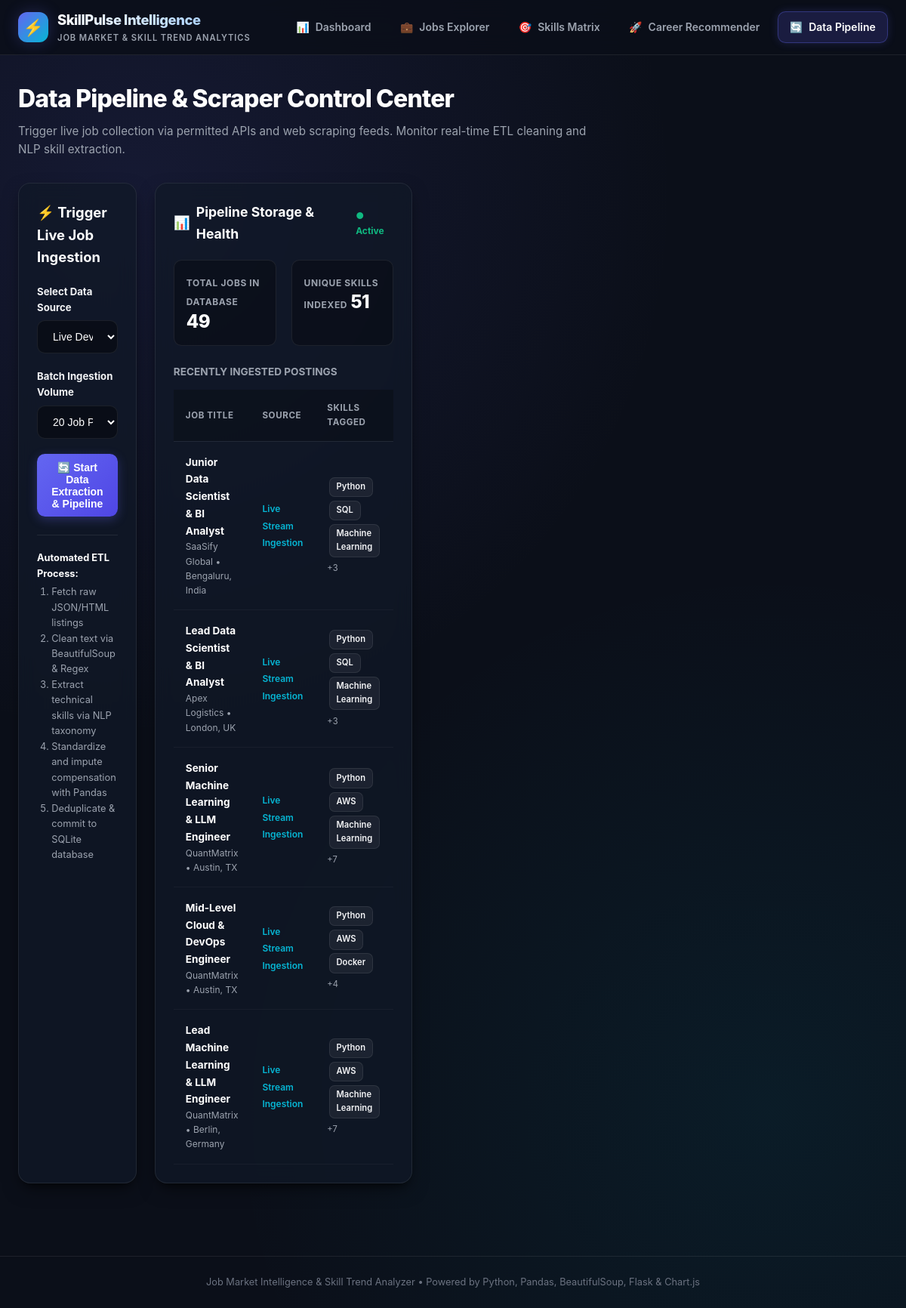
/scraper, run on an earlier commit of the app's database.
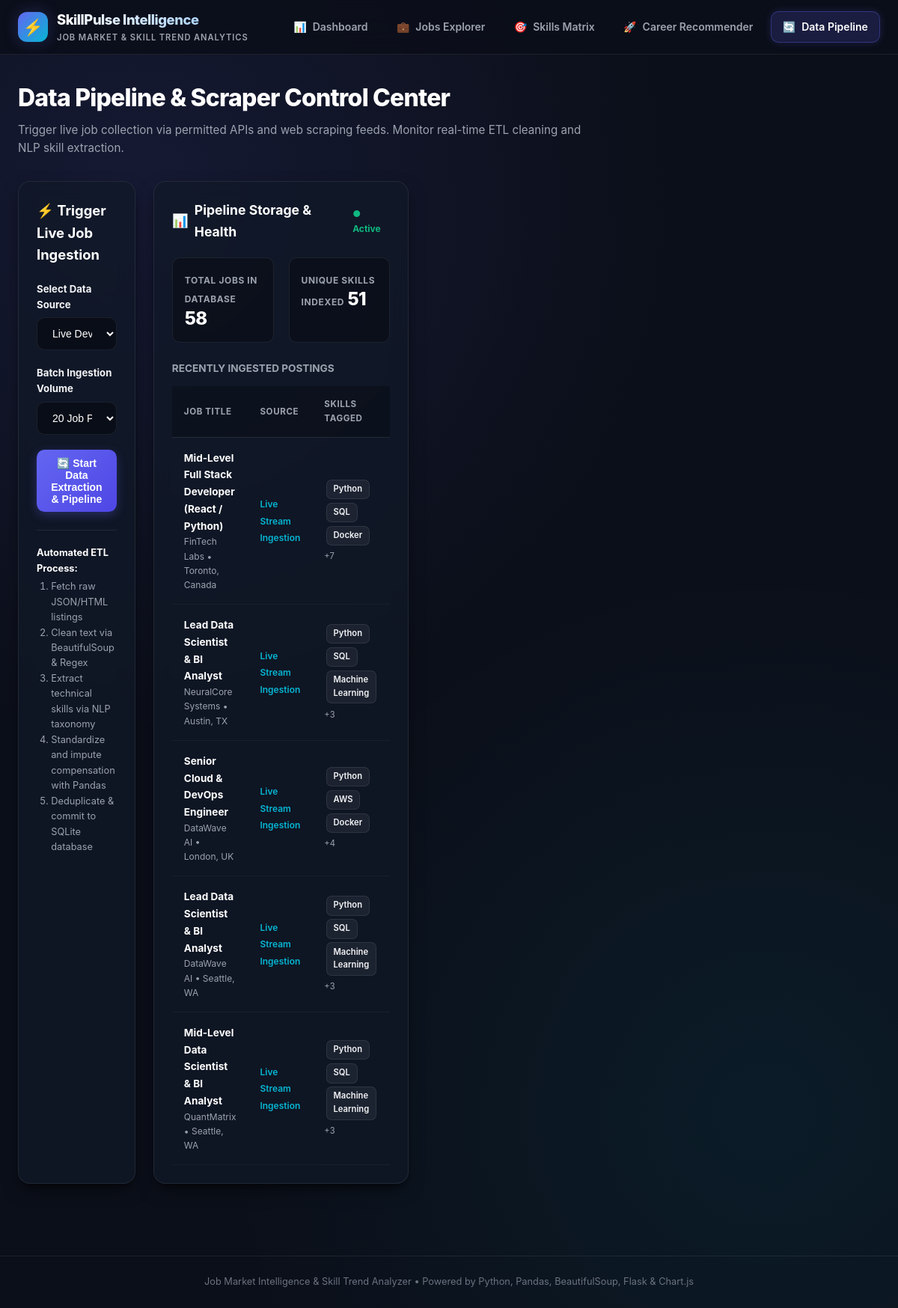
And on a later commit of the database.
### models.py (models this page shows, shortened)
class Job(Base):
    __tablename__ = 'jobs'
    id = Column(Integer, primary_key=True)
    title = Column(String(255), nullable=False)
    company = Column(String(255), nullable=False)
    location = Column(String(255), default='Remote')
    work_mode = Column(String(50), default='Remote')  # Remote, Hybrid, Onsite
    experience_level = Column(String(50), default='Mid Level')  # Entry Level, Mid Level, Senior Level, Lead
    role_category = Column(String(100), default='Software Engineer')
    min_salary = Column(Float, nullable=True)
    max_salary = Column(Float, nullable=True)
    avg_salary = Column(Float, nullable=True)
    currency = Column(String(10), default='USD')
    description = Column(Text, nullable=False)
    url = Column(String(500), nullable=True)
    source = Column(String(100), default='Scraped')
    posted_date = Column(DateTime, default=datetime.utcnow)
    created_at = Column(DateTime, default=datetime.utcnow)
    skills = relationship('Skill', secondary=job_skills, back_populates='jobs')
    def to_dict(self):
        return {
            'id': self.id,
            'title': self.title,
            'company': self.company,
            'location': self.location,
            'work_mode': self.work_mode,
            'experience_level': self.experience_level,
            'role_category': self.role_category,
            'min_salary': self.min_salary,
            'max_salary': self.max_salary,
            'avg_salary': self.avg_salary,
            'currency': self.currency,
            'description': self.description,
            'url': self.url,
            'source': self.source,
            'posted_date': self.posted_date.strftime('%Y-%m-%d') if self.posted_date else None,
            'skills': [s.name for s in self.skills]
        }

class Skill(Base):
    __tablename__ = 'skills'
    id = Column(Integer, primary_key=True)
    name = Column(String(100), unique=True, nullable=False)
    category = Column(String(100), default='General')  # Languages, Frameworks, AI/ML, Databases, DevOps, etc.
    description = Column(String(255), nullable=True)
    jobs = relationship('Job', secondary=job_skills, back_populates='skills')

### app.py (the view)
@app.route('/scraper')
def scraper_control():
    session = SessionLocal()
    try:
        total_jobs = session.query(Job).count()
        total_skills = session.query(Skill).count()
        recent_jobs = session.query(Job).order_by(Job.id.desc()).limit(5).all()
        recent_jobs_dict = [j.to_dict() for j in recent_jobs]
    finally:
        session.close()
    return render_template(
        'scraper.html',
        total_jobs=total_jobs,
        total_skills=total_skills,
        recent_jobs=recent_jobs_dict
    )

### app.py (called while the page is built)
@app.context_processor
def inject_global_data():
    return {
        'target_roles': Config.TARGET_ROLES,
        'all_skills': sorted(list(SKILL_TAXONOMY.keys()))
    }

### templates/scraper.html (shortened to what this page needs)
{% extends "base.html" %}
{% block content %}
<div class="page-header">
    <h1 class="page-title">Data Pipeline & Scraper Control Center</h1>
    <p class="page-desc">
        Trigger live job collection via permitted APIs and web scraping feeds. Monitor real-time ETL cleaning and NLP skill extraction.
    </p>
</div>
<div class="charts-grid">
    <div class="card col-5">
        <h3 style="font-size: 1.15rem; font-weight: 700; color: #fff; margin-bottom: 1.25rem;">
            <span>⚡</span> Trigger Live Job Ingestion
        </h3>
        <form method="POST" action="{{ url_for('api_trigger_scrape') }}">
            <div class="form-group">
                <label for="source_type">Select Data Source</label>
                <select id="source_type" name="source_type" class="form-control">
                    <option value="stream">Live Developer Market Stream (Instant / Diverse)</option>
                </select>
            </div>
            <div class="form-group">
                <label for="count">Batch Ingestion Volume</label>
                <select id="count" name="count" class="form-control">
                    <option value="20" selected>20 Job Postings</option>
                </select>
            </div>
            <button type="submit" class="btn btn-primary" style="width: 100%;">
                🔄 Start Data Extraction & Pipeline
            </button>
        </form>
        <div style="margin-top: 1.5rem; padding-top: 1.25rem; border-top: 1px solid var(--border-color); font-size: 0.8rem; color: var(--text-muted);">
            <strong style="color: #fff; display: block; margin-bottom: 0.25rem;">Automated ETL Process:</strong>
            <ol style="margin-left: 1.2rem; line-height: 1.6;">
                <li>Fetch raw JSON/HTML listings</li>
                <li>Clean text via BeautifulSoup & Regex</li>
                <li>Extract technical skills via NLP taxonomy</li>
                <li>Standardize and impute compensation with Pandas</li>
                <li>Deduplicate & commit to SQLite database</li>
            </ol>
        </div>
    </div>
    <div class="card col-7">
        <div class="chart-header">
            <div class="chart-title">
                <span>📊</span> Pipeline Storage & Health
            </div>
            <span style="font-size: 0.75rem; color: var(--accent-success); font-weight: 700;">● Active</span>
        </div>
        <div class="kpi-grid" style="grid-template-columns: 1fr 1fr; margin-bottom: 1.5rem;">
            <div style="background: rgba(0,0,0,0.3); padding: 1rem; border-radius: 0.65rem; border: 1px solid var(--border-color);">
                <span class="kpi-label">Total Jobs in Database</span>
                <span class="kpi-value" style="font-size: 1.5rem;">{{ total_jobs }}</span>
            </div>
            <div style="background: rgba(0,0,0,0.3); padding: 1rem; border-radius: 0.65rem; border: 1px solid var(--border-color);">
                <span class="kpi-label">Unique Skills Indexed</span>
                <span class="kpi-value" style="font-size: 1.5rem;">{{ total_skills }}</span>
            </div>
        </div>
        <h4 style="font-size: 0.85rem; text-transform: uppercase; color: var(--text-muted); font-weight: 700; margin-bottom: 0.75rem;">
            Recently Ingested Postings
        </h4>
        <div class="table-container">
            <table class="data-table">
                <thead>
                    <tr>
                        <th>Job Title</th>
                        <th>Source</th>
                        <th>Skills Tagged</th>
                    </tr>
                </thead>
                <tbody>
                    {% for j in recent_jobs %}
                    <tr>
                        <td>
                            <strong style="color: #fff; font-size: 0.85rem;">{{ j.title }}</strong>
                            <div style="font-size: 0.75rem; color: var(--text-muted);">{{ j.company }} • {{ j.location }}</div>
                        </td>
                        <td>
                            <span style="font-size: 0.75rem; color: var(--accent-secondary); font-weight: 600;">{{ j.source }}</span>
                        </td>
                        <td>
                            {% for s in j.skills[:3] %}
                                <span class="skill-badge" style="font-size: 0.7rem;">{{ s }}</span>
                            {% endfor %}
                            {% if j.skills|length > 3 %}
                                <span style="font-size: 0.7rem; color: var(--text-muted);">+{{ j.skills|length - 3 }}</span>
                            {% endif %}
                        </td>
                    </tr>
                    {% else %}
                    <tr>
                        <td colspan="3" style="text-align: center; color: var(--text-dim); padding: 1.5rem;">No postings recorded yet.</td>
                    </tr>
                    {% endfor %}
                </tbody>
            </table>
        </div>
    </div>
</div>
{% endblock %}

### templates/base.html (shortened to what this page needs)
<!DOCTYPE html>
<html lang="en">
<head>
    <link rel="stylesheet" href="{{ url_for('static', filename='css/styles.css') }}">
</head>
<body>
    <header class="header">
        <div class="container nav-container">
            <a href="{{ url_for('dashboard') }}" class="brand">
                <div class="brand-icon">⚡</div>
                <div>
                    <div class="brand-title">SkillPulse Intelligence</div>
                    <div class="brand-subtitle">Job Market & Skill Trend Analytics</div>
                </div>
            </a>
            <nav>
                <ul class="nav-links">
                    <li>
                        <a href="{{ url_for('dashboard') }}" class="nav-link {% if request.endpoint == 'dashboard' %}active{% endif %}">
                            <span>📊</span> Dashboard
                        </a>
                    </li>
                    <li>
                        <a href="{{ url_for('jobs') }}" class="nav-link {% if request.endpoint == 'jobs' %}active{% endif %}">
                            <span>💼</span> Jobs Explorer
                        </a>
                    </li>
                    <li>
                        <a href="{{ url_for('skills') }}" class="nav-link {% if request.endpoint == 'skills' %}active{% endif %}">
                            <span>🎯</span> Skills Matrix
                        </a>
                    </li>
                    <li>
                        <a href="{{ url_for('recommender') }}" class="nav-link {% if request.endpoint == 'recommender' %}active{% endif %}">
                            <span>🚀</span> Career Recommender
                        </a>
                    </li>
                    <li>
                        <a href="{{ url_for('scraper_control') }}" class="nav-link {% if request.endpoint == 'scraper_control' %}active{% endif %}">
                            <span>🔄</span> Data Pipeline
                        </a>
                    </li>
                </ul>
            </nav>
        </div>
    </header>
    <main class="main-content">
        <div class="container">
            {% block content %}{% endblock %}
        </div>
    </main>
    <footer class="footer">
        <div class="container">
            <p>Job Market Intelligence & Skill Trend Analyzer • Powered by Python, Pandas, BeautifulSoup, Flask & Chart.js</p>
        </div>
    </footer>
</body>
</html>

What changed in the data, as far as the page shows it:
no longer on this page (row unchanged): Job: title "Junior Data Scientist & BI Analyst", company "SaaSify Global", location "Bengaluru, India", source "Live Stream Ingestion", skills|length "3", Skill (name "Python"), Skill (name "SQL"), Skill (name "Machine Learning")
no longer on this page (row unchanged): Job: title "Lead Data Scientist & BI Analyst", company "Apex Logistics", location "London, UK", source "Live Stream Ingestion", skills|length "3", Skill (name "Python"), Skill (name "SQL"), Skill (name "Machine Learning")
no longer on this page (row unchanged): Job: title "Senior Machine Learning & LLM Engineer", company "QuantMatrix", location "Austin, TX", source "Live Stream Ingestion", skills|length "7", Skill (name "Python"), Skill (name "AWS"), Skill (name "Machine Learning")
no longer on this page (row unchanged): Job: title "Mid-Level Cloud & DevOps Engineer", company "QuantMatrix", location "Austin, TX", source "Live Stream Ingestion", skills|length "4", Skill (name "Python"), Skill (name "AWS"), Skill (name "Docker")
no longer on this page (row unchanged): Job: title "Lead Machine Learning & LLM Engineer", company "QuantMatrix", location "Berlin, Germany", source "Live Stream Ingestion", skills|length "7", Skill (name "Python"), Skill (name "AWS"), Skill (name "Machine Learning")
added Job: title "Mid-Level Full Stack Developer (React / Python)", company "FinTech Labs", location "Toronto, Canada", source "Live Stream Ingestion", skills|length "7", Skill (name "Python"), Skill (name "SQL"), Skill (name "Docker")
added Job: title "Lead Data Scientist & BI Analyst", company "NeuralCore Systems", location "Austin, TX", source "Live Stream Ingestion", skills|length "3", Skill (name "Python"), Skill (name "SQL"), Skill (name "Machine Learning")
added Job: title "Senior Cloud & DevOps Engineer", company "DataWave AI", location "London, UK", source "Live Stream Ingestion", skills|length "4", Skill (name "Python"), Skill (name "AWS"), Skill (name "Docker")
added Job: title "Lead Data Scientist & BI Analyst", company "DataWave AI", location "Seattle, WA", source "Live Stream Ingestion", skills|length "3", Skill (name "Python"), Skill (name "SQL"), Skill (name "Machine Learning")
added Job: title "Mid-Level Data Scientist & BI Analyst", company "QuantMatrix", location "Seattle, WA", source "Live Stream Ingestion", skills|length "3", Skill (name "Python"), Skill (name "SQL"), Skill (name "Machine Learning")
Also different on the page:
{{ total_jobs }}: "49" → "58"
